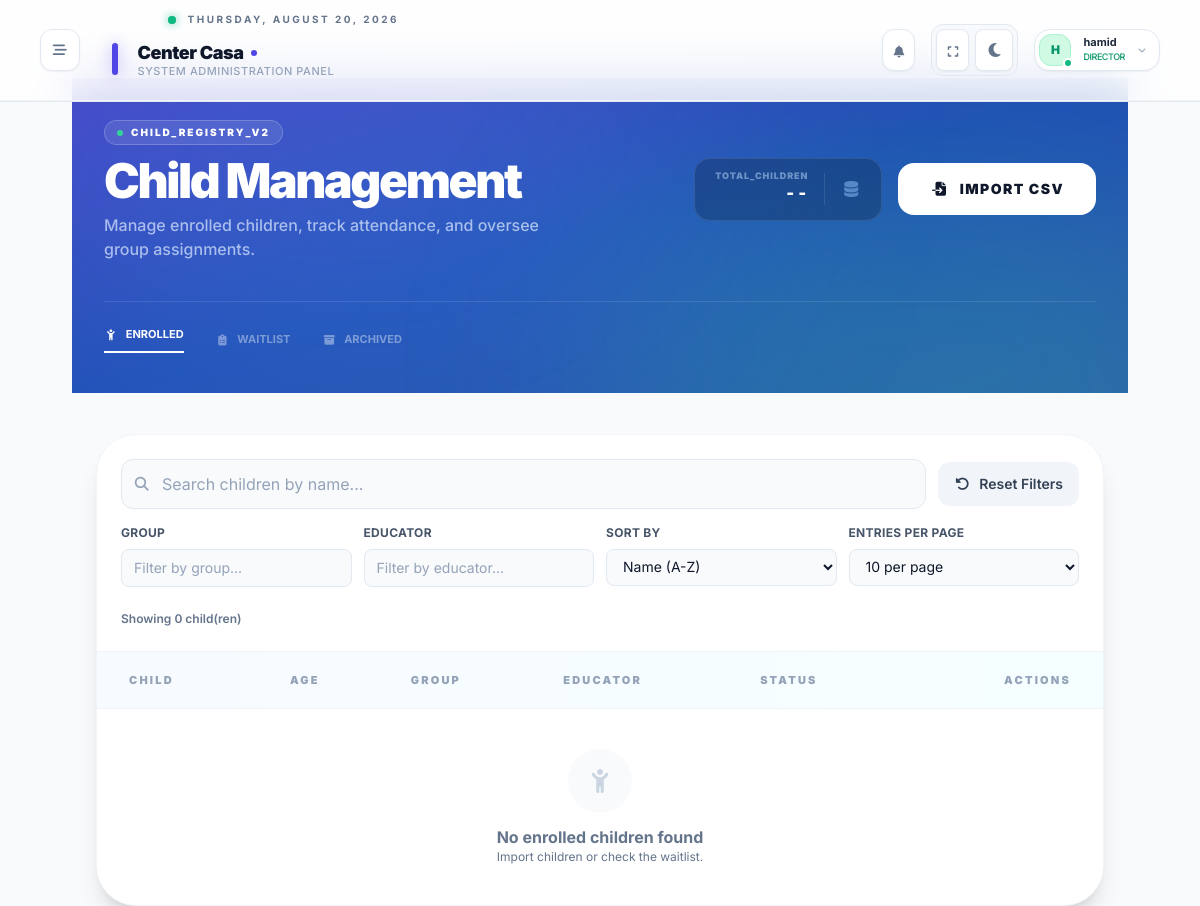
Page /children/ (signed in) on the earlier database version.
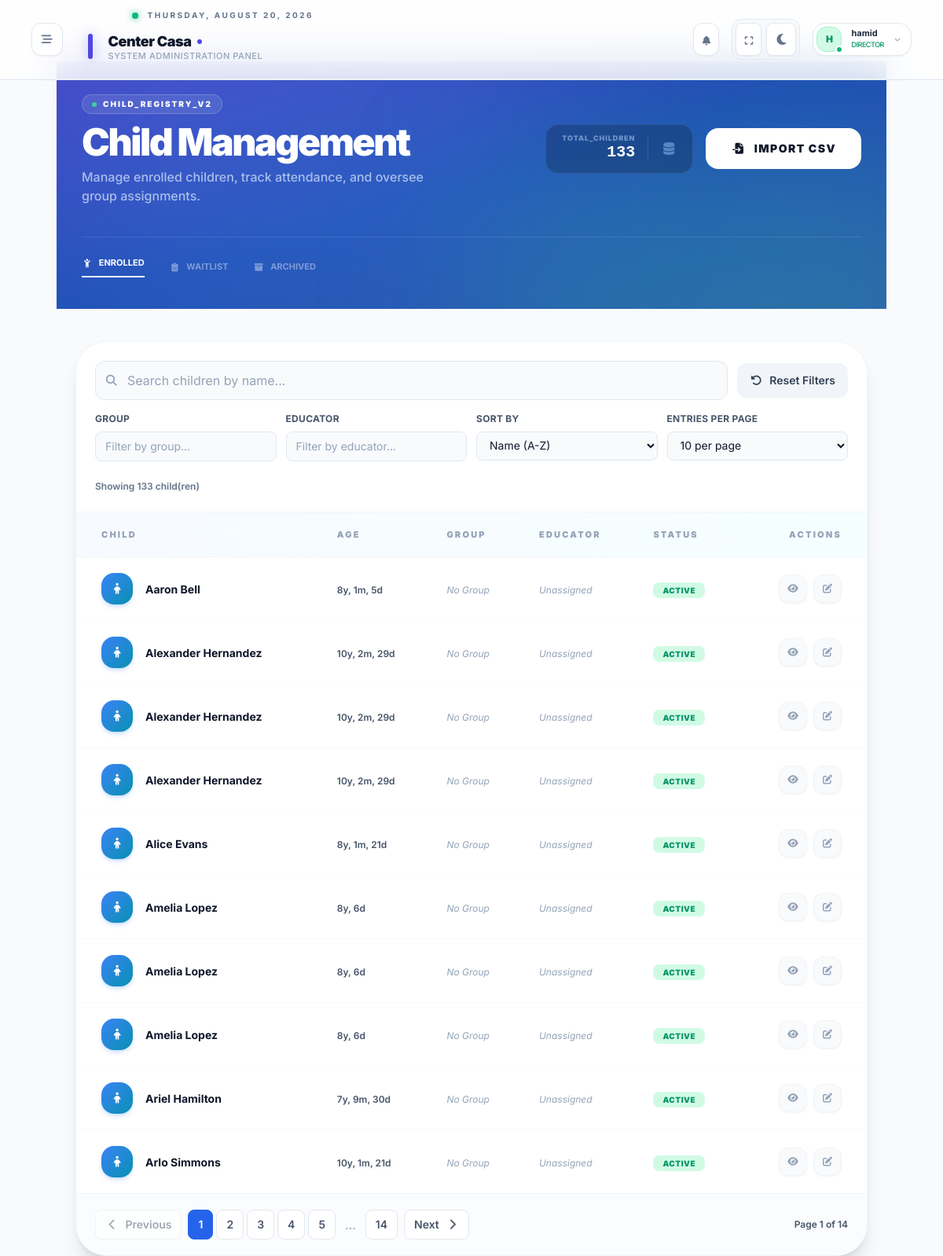
Same page on the later database version.
### dashboard/models.py (models this page shows, shortened)
class Child(models.Model):
    child_id = models.UUIDField(primary_key=True, default=uuid.uuid4, editable=False)
    center = models.ForeignKey(
        Center, on_delete=models.CASCADE, related_name="children"
    )
    assigned_group = models.ForeignKey(
        Group, on_delete=models.SET_NULL, null=True, related_name="enrolled_children"
    )
    assigned_educator = models.ForeignKey(
        "accounts.Educator",
        on_delete=models.SET_NULL,
        null=True,
        blank=True,
        related_name="assigned_children",
    )
    first_name = models.CharField(max_length=100)
    last_name = models.CharField(max_length=100)
    gender = models.CharField(max_length=10, choices=[('masculin', 'Masculin'), ('féminin', 'Féminin')], blank=True)
    birth_date = models.DateField()
    medical_info = models.JSONField(default=dict, blank=True)
    profile_photo = models.ImageField(upload_to='children_photos/', blank=True, null=True)
    status = models.CharField(max_length=20, default="active")
    created_at = models.DateTimeField(auto_now_add=True)
    address = models.TextField(blank=True, help_text="Child's residential address")
    medicare_number = models.CharField(max_length=50, blank=True)
    medicare_expiry = models.DateField(null=True, blank=True)
    @property
    def age_display(self):
        today = date.today()
        birth_date = self.birth_date
        years = today.year - birth_date.year
        months = today.month - birth_date.month
        days = today.day - birth_date.day
        if days < 0:
            months -= 1
            last_month = (today.month - 1) if today.month > 1 else 12
            last_month_year = today.year if today.month > 1 else today.year - 1
            import calendar
            _, days_in_last_month = calendar.monthrange(last_month_year, last_month)
            days += days_in_last_month
        if months < 0:
            years -= 1
            months += 12
        parts = []
        if years > 0: parts.append(f"{years}y")
        if months > 0: parts.append(f"{months}m")
        if days > 0: parts.append(f"{days}d")
        return ", ".join(parts) if parts else "0d"

### dashboard/all_views/director_views.py (the view)
# urls.py: path("children/", child_list_view, name="child_list"),
@login_required(login_url="login")
def child_list_view(request):
    user = request.user
    if user.role_type != "director":
        return render(request, "core/403.html", status=403)
    try:
        center = user.director_profile.managed_center
        if not center:
             messages.error(request, "You are not assigned to any center.")
             return redirect("dashboard_redirect")
    except AttributeError:
        messages.error(request, "Director profile not found.")
        return redirect("dashboard_redirect")
    children = Child.objects.filter(center=center).exclude(status='waitlist').select_related('assigned_group', 'assigned_educator', 'assigned_educator__user').order_by('first_name')
    return render(request, "core/director/child_list.html", {
        "children": children,
        "center": center
    })

### communication/context_processors.py (called while the page is built)
def unread_messages_count(request):
    if request.user.is_authenticated:
        count = Message.objects.filter(receiver=request.user, is_read=False).count()
        return {'unread_count': count}
    return {'unread_count': 0}

### dashboard/context_processors/theme_sidebar.py (called while the page is built)
def theme(request):
    return {'theme': request.COOKIES.get('theme', 'light')}

def sidebar(request):
    return {'sidebar_state': request.COOKIES.get('sidebar', 'closed')}

### dashboard/templates/core/director/child_list.html (shortened to what the changed rows need)
{% extends "base.html" %}
{% block content %}
<div class="max-w-5xl mx-auto px-2">
<div class="relative mb-10 -mx-6 -mt-6 overflow-hidden border-b border-white/10">
    <div class="relative z-10 px-8 pt-10 pb-10">
        <div class="flex flex-col lg:flex-row lg:items-center justify-between gap-8">
            <div class="space-y-3">
                <div>
                    <h1 class="text-4xl md:text-5xl font-black text-white tracking-tighter leading-none">
                        Child Management
                    </h1>
                </div>
            </div>
            <div class="flex flex-wrap items-center gap-4">
                <div class="hidden sm:flex items-center gap-4 px-5 py-3 rounded-2xl bg-black/20 backdrop-blur-xl border border-white/10">
                    <div class="text-right">
                        <p class="text-[9px] font-black text-blue-200/50 uppercase tracking-widest leading-none">Total_Children</p>
                        <p class="text-xl font-mono font-bold text-white">{{ children.count|default:"--" }}</p>
                    </div>
                </div>
            </div>
        </div>
    </div>
</div>
<div class="bg-white dark:bg-slate-900 rounded-[2.5rem] border border-slate-100 dark:border-slate-800 shadow-xl overflow-hidden animate-in fade-in duration-500">
    <div class="border-b border-slate-100 dark:border-slate-800 p-6">
        <div class="flex flex-col gap-4">
            <div class="flex items-center justify-between pt-2">
                <span class="text-xs font-semibold text-slate-500 dark:text-slate-400">
                    Showing <span id="resultCount">{{ children|length }}</span> child(ren)
                </span>
            </div>
        </div>
    </div>
    <div class="overflow-x-auto">
        <table class="w-full text-left border-collapse">
            <thead>
                <tr class="bg-gradient-to-r from-blue-50/50 to-cyan-50/50 dark:from-slate-950/50 dark:to-slate-950/50 border-b border-slate-100 dark:border-slate-800">
                    <th class="px-8 py-5 text-[11px] font-black text-slate-400 dark:text-slate-500 uppercase tracking-[0.2em]">Child</th>
                    <th class="px-6 py-5 text-[11px] font-black text-slate-400 dark:text-slate-500 uppercase tracking-[0.2em]">Age</th>
                    <th class="px-6 py-5 text-[11px] font-black text-slate-400 dark:text-slate-500 uppercase tracking-[0.2em]">Group</th>
                    <th class="px-6 py-5 text-[11px] font-black text-slate-400 dark:text-slate-500 uppercase tracking-[0.2em]">Educator</th>
                    <th class="px-6 py-5 text-[11px] font-black text-slate-400 dark:text-slate-500 uppercase tracking-[0.2em]">Status</th>
                    <th class="px-8 py-5 text-[11px] font-black text-slate-400 dark:text-slate-500 uppercase tracking-[0.2em] text-right">Actions</th>
                </tr>
            </thead>
            <tbody class="divide-y divide-slate-50 dark:divide-slate-800">
                {% for child in children %}
                <tr class="group hover:bg-blue-50/30 dark:hover:bg-blue-500/5 transition-colors">
                    <td class="px-8 py-5">
                        <div class="flex items-center gap-4">
                            <div class="w-10 h-10 rounded-2xl bg-gradient-to-br from-blue-500 to-cyan-600 flex items-center justify-center text-white shadow-md shadow-blue-500/20 hover:scale-110 transition-transform">
                                {% if child.profile_photo %}
                                <img src="{{ child.profile_photo.url }}" class="w-full h-full rounded-2xl object-cover">
                                {% else %}
                                <i class="fa-solid fa-child text-sm"></i>
                                {% endif %}
                            </div>
                            <div>
                                <span class="text-sm font-bold text-slate-900 dark:text-white">
                                    {{ child.first_name }} {{ child.last_name }}
                                </span>
                            </div>
                        </div>
                    </td>
                    <td class="px-6 py-5">
                        <span class="text-xs font-semibold text-slate-600 dark:text-slate-300">
                            {{ child.age_display }}
                        </span>
                    </td>
                    <td class="px-6 py-5">
                        {% if child.assigned_group %}
                        <span class="px-3 py-1 bg-purple-100 dark:bg-purple-900/30 text-purple-600 dark:text-purple-300 text-[11px] font-bold rounded-lg inline-block">
                            {{ child.assigned_group.name }}
                        </span>
                        {% else %}
                        <span class="text-xs text-slate-400 italic">No Group</span>
                        {% endif %}
                    </td>
                    <td class="px-6 py-5">
                        {% if child.assigned_educator %}
                        <div class="flex items-center gap-2">
                            <div class="w-6 h-6 rounded-full bg-slate-200 flex items-center justify-center text-xs">
                                <i class="fa-solid fa-user-tie text-slate-500"></i>
                            </div>
                            <span class="text-xs font-bold text-slate-600 dark:text-slate-300">
                                {{ child.assigned_educator.user.full_name }}
                            </span>
                        </div>
                        {% else %}
                        <span class="text-xs text-slate-400 italic">Unassigned</span>
                        {% endif %}
                    </td>
                    <td class="px-6 py-5">
                         <span class="px-3 py-1 rounded-lg text-[10px] font-black uppercase tracking-wider
                            {% if child.status == 'active' %} bg-emerald-100 text-emerald-600
                            {% elif child.status == 'inactive' %} bg-slate-100 text-slate-500
                            {% else %} bg-blue-100 text-blue-600 {% endif %}">
                            {{ child.status }}
                        </span>
                    </td>
                    <td class="px-8 py-5 text-right">
                        <div class="flex items-center justify-end gap-2">
                            <a href="{% url 'child_profile' child.child_id %}" class="w-9 h-9 flex items-center justify-center text-slate-400 bg-slate-50 dark:bg-slate-800/50 hover:text-blue-500 hover:bg-blue-50 dark:hover:bg-blue-500/10 rounded-xl border border-slate-100 dark:border-slate-700 transition-all shadow-sm" title="View Profile">
                                <i class="fa-solid fa-eye text-xs"></i>
                            </a>
                            <a href="#" class="w-9 h-9 flex items-center justify-center text-slate-400 bg-slate-50 dark:bg-slate-800/50 hover:text-emerald-500 hover:bg-emerald-50 dark:hover:bg-emerald-500/10 rounded-xl border border-slate-100 dark:border-slate-700 transition-all shadow-sm" title="Edit">
                                <i class="fa-solid fa-pen-to-square text-xs"></i>
                            </a>
                        </div>
                    </td>
                </tr>
                {% empty %}
                <tr>
                    <td colspan="6" class="px-8 py-10 text-center text-slate-500 dark:text-slate-400">
                        <div class="flex flex-col items-center gap-3">
                            <div class="w-16 h-16 bg-slate-50 dark:bg-slate-800 rounded-full flex items-center justify-center text-slate-300">
                                <i class="fa-solid fa-child-reaching text-2xl"></i>
                            </div>
                            <div>
                                <p class="font-bold">No enrolled children found</p>
                                <p class="text-xs">Import children or check the waitlist.</p>
                            </div>
                        </div>
                    </td>
                </tr>
                {% endfor %}
            </tbody>
        </table>
    </div>
    <div id="paginationContainer" class="border-t border-slate-100 dark:border-slate-800 px-6 py-5 bg-slate-50/50 dark:bg-slate-800/30 flex items-center justify-between flex-wrap gap-4">
        <div class="flex items-center gap-2">
            <button id="prevBtn" onclick="previousPage()" class="px-3 py-2 rounded-lg bg-white dark:bg-slate-800 border border-slate-200 dark:border-slate-700 text-slate-600 dark:text-slate-300 hover:bg-slate-100 dark:hover:bg-slate-700 disabled:opacity-50 disabled:cursor-not-allowed transition-colors font-semibold text-sm" title="Previous page">
                <i class="fa-solid fa-chevron-left mr-2"></i>Previous
            </button>
            <button id="nextBtn" onclick="nextPage()" class="px-3 py-2 rounded-lg bg-white dark:bg-slate-800 border border-slate-200 dark:border-slate-700 text-slate-600 dark:text-slate-300 hover:bg-slate-100 dark:hover:bg-slate-700 disabled:opacity-50 disabled:cursor-not-allowed transition-colors font-semibold text-sm" title="Next page">
                Next<i class="fa-solid fa-chevron-right ml-2"></i>
            </button>
        </div>
    </div>
</div>
</div>
{% endblock %}

Differences in the rows shown:
added Child: first_name "Aaron", last_name "Bell", age_display "8y, 1m, 5d", shows "No Group", shows "Unassigned", status "ACTIVE"
added Child: first_name "Alexander", last_name "Hernandez", age_display "10y, 2m, 29d", shows "No Group", shows "Unassigned", status "ACTIVE"
added Child: first_name "Alexander", last_name "Hernandez", age_display "10y, 2m, 29d", shows "No Group", shows "Unassigned", status "ACTIVE"
added Child: first_name "Alexander", last_name "Hernandez", age_display "10y, 2m, 29d", shows "No Group", shows "Unassigned", status "ACTIVE"
added Child: first_name "Alice", last_name "Evans", age_display "8y, 1m, 21d", shows "No Group", shows "Unassigned", status "ACTIVE"
added Child: first_name "Amelia", last_name "Lopez", age_display "8y, 6d", shows "No Group", shows "Unassigned", status "ACTIVE"
added Child: first_name "Amelia", last_name "Lopez", age_display "8y, 6d", shows "No Group", shows "Unassigned", status "ACTIVE"
added Child: first_name "Amelia", last_name "Lopez", age_display "8y, 6d", shows "No Group", shows "Unassigned", status "ACTIVE"
added Child: first_name "Ariel", last_name "Hamilton", age_display "7y, 9m, 30d", shows "No Group", shows "Unassigned", status "ACTIVE"
added Child: first_name "Arlo", last_name "Simmons", age_display "10y, 1m, 21d", shows "No Group", shows "Unassigned", status "ACTIVE"
Other differences:
{{ children.count|default:"--" }}: "--" → "133"
{{ children|length }}: "0" → "133"
text no longer shown: "No enrolled children found Import children or check the waitlist."
